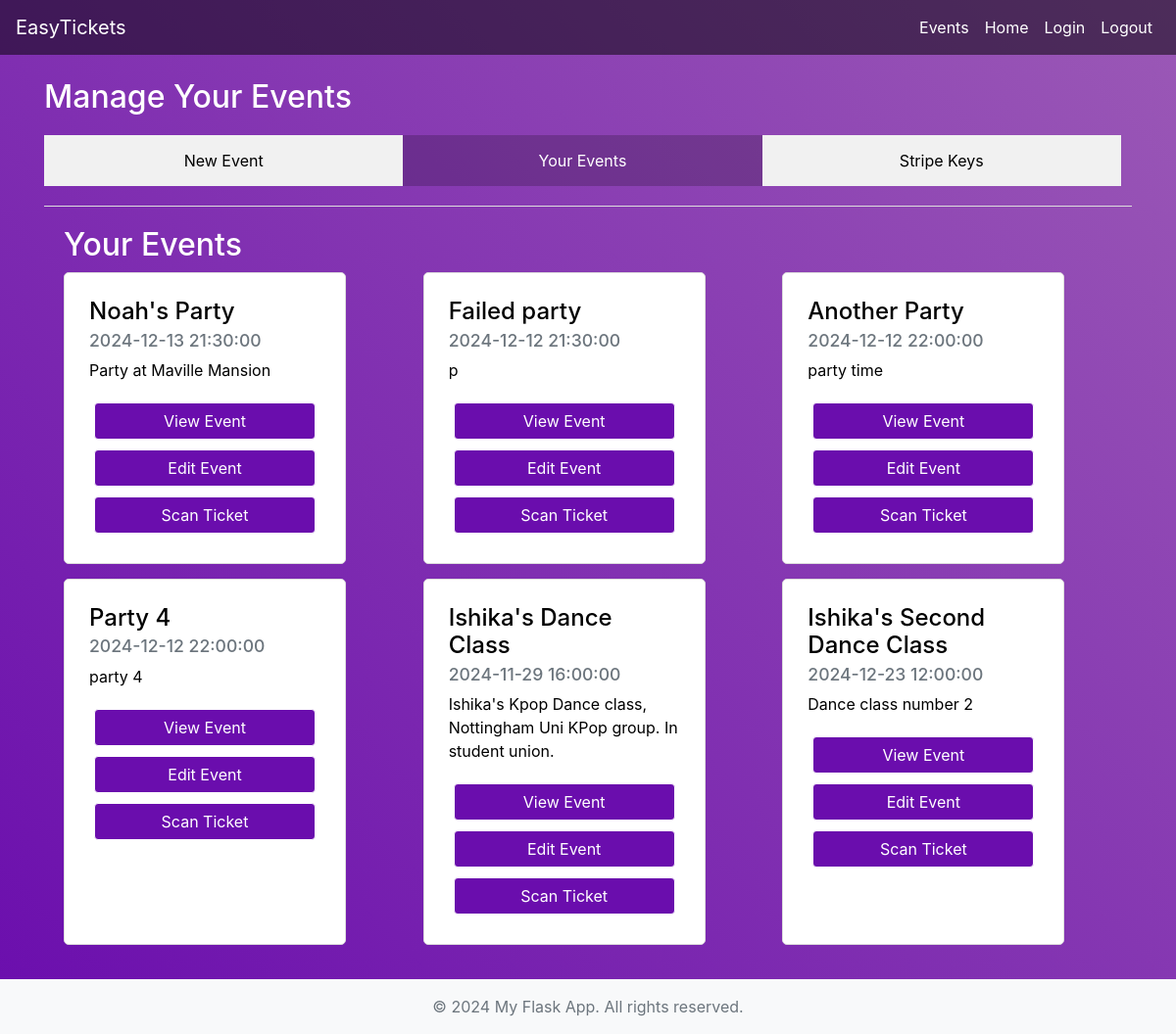
The page /events (signed in) on the database as committed earlier.
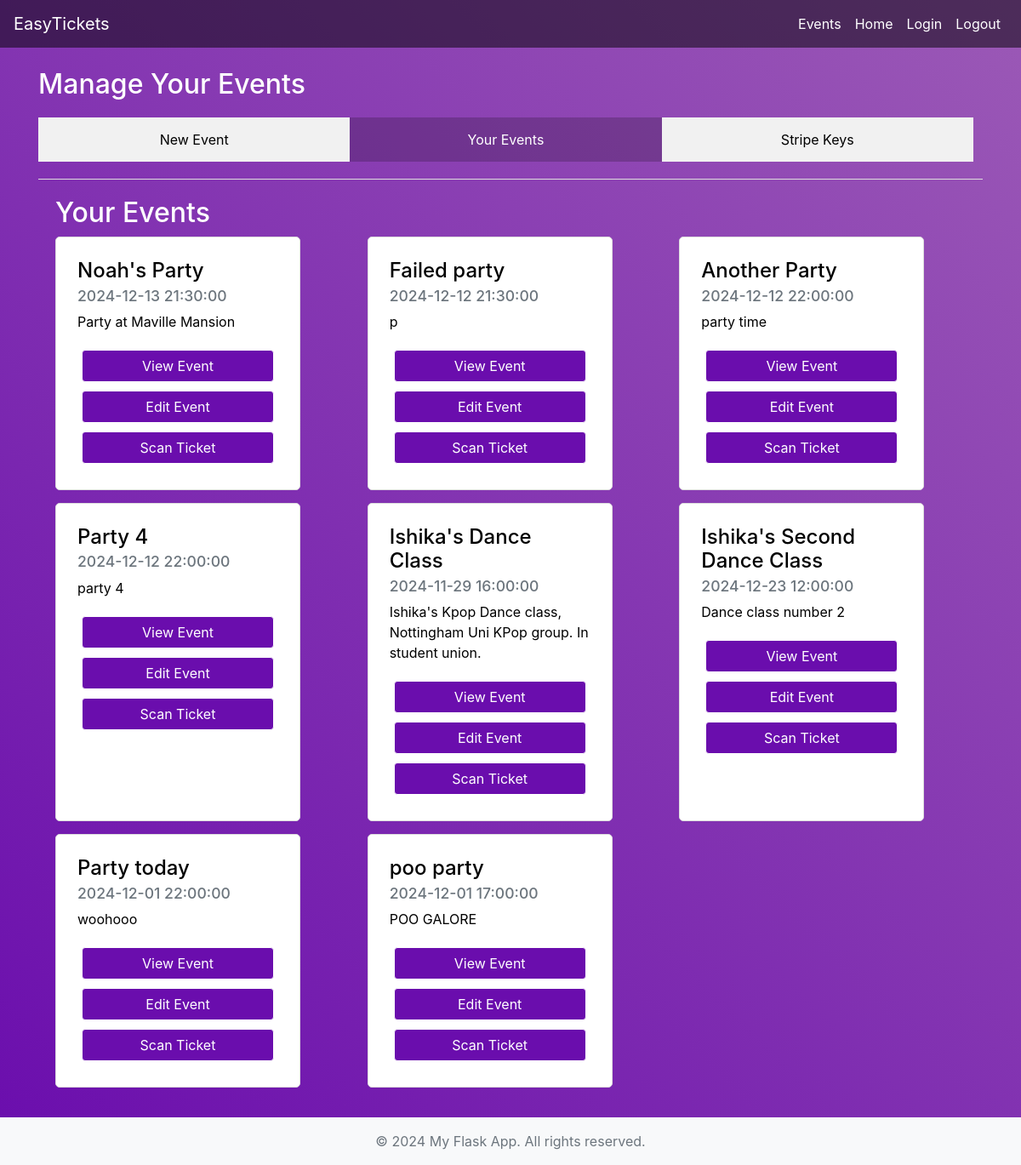
The same page on the database as committed later.
### app/models.py (models this page shows, shortened)
class Event(db.Model):
    __tablename__ = 'events'
    id = db.Column(db.Integer, primary_key=True)
    event_name = db.Column(db.String(200), nullable=False)
    event_description = db.Column(db.Text, nullable=True)
    time = db.Column(db.Time, nullable=False)
    date = db.Column(db.Date, nullable=False)
    location = db.Column(db.String(300), nullable=False)
    guests = db.Column(db.Integer, nullable=True)
    price = db.Column(db.Float, nullable=True)
    event_owner = db.Column(db.Integer, db.ForeignKey('users.id'), nullable=False)

### app/views.py (the view)
@app.route('/events', methods=['GET', 'POST'])
@login_required
def events():
    events = Event.query.filter_by(event_owner=current_user.id).all()
    form = EventForm()
    if form.validate_on_submit():
        event = Event(
            event_name=form.event_name.data,
            event_description=form.event_description.data,
            date=form.date.data,
            time=form.time.data,
            location=form.location.data,
            event_owner=current_user.id,
            guests=form.guests.data,
            price=form.price.data
        )
        db.session.add(event)
        db.session.commit()
        flash('Event created successfully!', 'success')
        app.logger.info(f"User {current_user.username} created an event at {datetime.now().strftime('%Y-%m-%d %H:%M:%S')}.")
        return redirect(url_for('home'))
    else:
        app.logger.error('An error occurred while creating an event  :' + str(form.errors.items()))  # Log the error
        for field, errors in form.errors.items():
            for error in errors:
                flash(f'{field.capitalize()}: {error}', 'danger')
    return render_template('events.html', events=events, form=form)

### app/__init__.py (called while the page is built)
@login_manager.user_loader
def load_user(user_id):
    return User.query.get(int(user_id))

### app/templates/events.html (shortened to what this page needs)
{% extends "base.html" %}
{% block content %}
    <!DOCTYPE html>
    <html lang="en">
    <head>
        <link rel="stylesheet" href="{{ url_for('static', filename='css/style.css') }}">
        <link rel="stylesheet" href="{{ url_for('static', filename='css/flash.css') }}">
    </head>
    <body>
        <h2>Manage Your Events</h2>
        <div class="tabs">
            <button class="tablinks" onclick="openTab(event, 'createNewEvent')">New Event</button>
            <button class="tablinks" onclick="openTab(event, 'yourEvents')">Your Events</button>
            <a href="{{ url_for('add_stripe') }}" class="tablinks">
                Stripe Keys
            </a>
        </div>
        <div id="yourEvents" class="tabcontent">
            <h2>Your Events</h2>
            <div class="row">
                {% for event in events %}
                    <div class="col-md-4 d-flex align-items-stretch">
                        <div class="card" style="width: 18rem;">
                            <div class="card-body d-flex flex-column">
                                <h5 class="card-title">{{ event.event_name }}</h5>
                                <h6 class="card-subtitle mb-2 text-muted">{{ event.date }} {{ event.time }}</h6>
                                <p class="card-text">{{ event.event_description }}</p>
                                <a href="/event/{{ event.id }}" class="btn btn-primary">View Event</a>
                                <a href="/edit-event/{{ event.id }}" class="btn btn-primary">Edit Event</a>
                                <a href="/scan-ticket" class="btn btn-primary">Scan Ticket</a>
                            </div>
                        </div>
                    </div>
                    {% if loop.index % 3 == 0 and not loop.last %}
                        </div><div class="row">
                    {% endif %}
                {% endfor %}
            </div>
        </div>
    </body>
    </html>
{% endblock %}

### app/templates/base.html (shortened to what this page needs)
<!DOCTYPE html>
<html lang="en">
<head>
    <link href="{{ url_for('static', filename='css/base.css') }}" rel="stylesheet">
    <link href="https://stackpath.bootstrapcdn.com/bootstrap/4.5.2/css/bootstrap.min.css" rel="stylesheet">
</head>
<body>
    <nav class="navbar navbar-expand-lg">
        <a class="navbar-brand" href="/">EasyTickets</a>
        <div class="collapse navbar-collapse" id="navbarNav">
            <ul class="navbar-nav ml-auto">
                <li class="nav-item">
                    <a class="nav-link" href="/events">Events</a>
                </li>
                <li class="nav-item">
                    <a class="nav-link" href="/home">Home</a>
                </li>
                <li class="nav-item">
                    <a class="nav-link" href="/login">Login</a>
                </li>
                <li class="nav-item">
                    <a class="nav-link" href="/logout">Logout</a>
                </li>
            </ul>
        </div>
    </nav>
    <div class="container mt-4">
        {% block content %}{% endblock %}
    </div>
    <footer class="footer mt-auto py-3 bg-light">
        <div class="container text-center">
            <span class="text-muted">&copy; 2024 My Flask App. All rights reserved.</span>
        </div>
    </footer>
</body>
</html>

### app/static/css/base.css (style rules this page uses)
.navbar { background-color: rgba(0, 0, 0, 0.5); }
.navbar a { color: #fff; }
body { font-family: Arial, sans-serif; background: linear-gradient(45deg, #6a0dad, #9b59b6); min-height: 100vh; display: flex; flex-direction: column; color: #fff !important; }
.card { color:#000; }
.btn { background-color: #6a0dad !important; border-color: #fff !important; }

### app/static/css/style.css (style rules this page uses)
.tabs { display: flex; justify-content: left; margin-top: 20px; margin-bottom: 20px; }
.tablinks { background-color: #f1f1f1; border: none; padding: 14px 20px; cursor: pointer; width: 33%; text-align: center; transition: 0.3s; }
a.tablinks { color: black; text-decoration: none; }
.tablinks.active { background-color: rgba(0, 0, 0, 0.2); color: white; border-color: #fff !important; }
.tabcontent { display: none; padding: 20px; border-top: 1px solid #ddd; }
.card { border: 1px solid #ddd; border-radius: 5px; padding: 5px; margin-bottom: 15px; }
.card-title { font-size: 1.5em; margin-bottom: 10px; }
.card-subtitle { font-size: 1.1em; color: gray; margin-bottom: 10px; }
.btn { margin:5px; }

Rows that differ between the two databases and show on the page:
added Event: event_name "Party today", date "2024-12-01", time "22:00:00", event_description "woohooo"
added Event: event_name "poo party", date "2024-12-01", time "17:00:00", event_description "POO GALORE"
